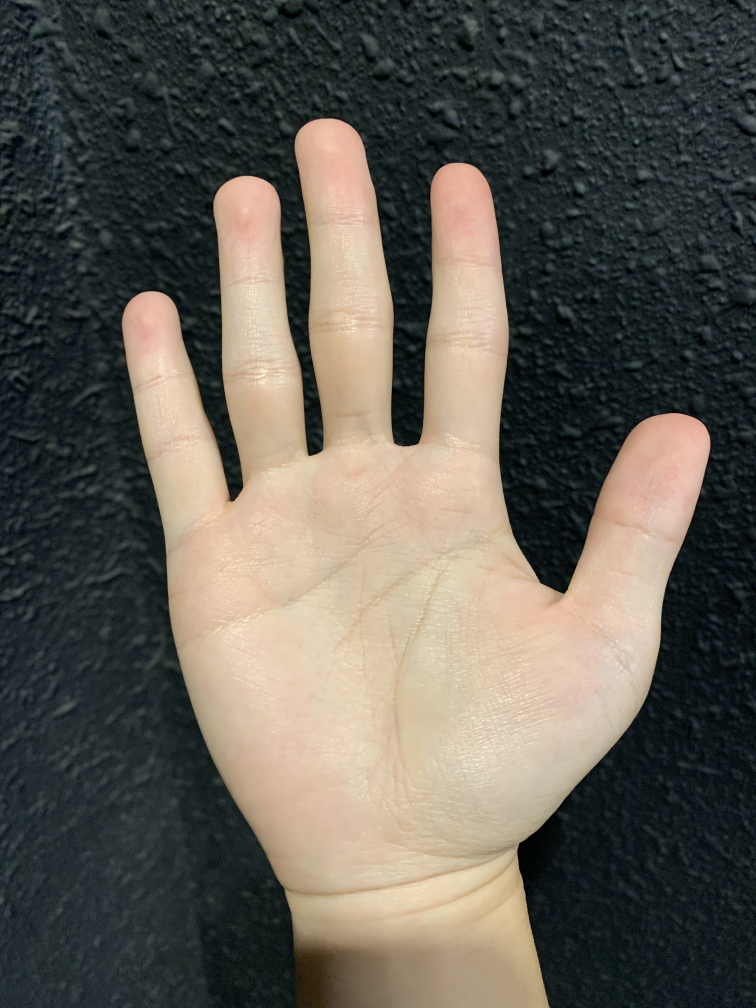
#> input picture palmlines/samples/IMG_0370.jpg, 3024 x 4032 px, given in place of hand-01.png, which was not available (shown at 1/4 size)
$ python gen_captcha.py ../../palmlines/samples/IMG_0370.jpg
#> lines starting #> are read from the running program, lines starting #| are printed output that depends on the picture; after the words box and inside, x2 and y2 are one past the last pixel; in counts of white or black regions, pixels touching at a corner belong together
"""예술 캡차용 이미지 30장 생성: "이 중 손이 아닌 것을 고르시오".

    uv run python tools/gen_captcha.py                 # 30장 모두 (web/public/captcha/hand-01.png … other-15.png + manifest.json + _sheet.jpg)
    uv run python tools/gen_captcha.py hand-04 other-11 # 특정 장만 다시 뽑기
    CAPTCHA_MODEL=bytedance-seed/seedream-5-0-flash CAPTCHA_OUT=web/public/captcha-seedream uv run python tools/gen_captcha.py   # 다른 모델로 비교

OpenRouter 이미지 엔드포인트(/api/v1/images/generations). 기본 모델 openai/gpt-image-2.6-sunburst (한 장 약 0.025달러).
키는 저장소 최상위 .env 의 OPENROUTER_API_KEY. 모든 장에 같은 접두 문장(검은 배경, 정면 스튜디오 조명, 사진 질감, 정사각형)을 붙여 톤을 맞춘다.

구성:
  hand-01 ~ hand-15   정상적인 손. 나이·피부색·자세를 다양하게
  other-01 ~ other-15 손이 아닌 것 같은 이미지. 손이지만 손 같지 않은 것(핏줄·여섯 손가락·X선·마네킹·로봇)부터
                      손이 아니지만 손 같은 것(나뭇가지·불가사리·그림자·장갑·뿌리·산호·잎)까지 수위를 섞는다
"""
import base64, json, os, sys, time, urllib.request
from concurrent.futures import ThreadPoolExecutor
from pathlib import Path

ROOT = Path(__file__).resolve().parents[1]
OUT = ROOT / (os.environ.get("CAPTCHA_OUT") or "web/public/captcha")
MODEL = os.environ.get("CAPTCHA_MODEL") or "openai/gpt-image-2.6-sunburst"
STYLE = ("Photograph, square format, centered subject on a pure black background, single soft frontal studio light, "
         "neutral color grading, high detail, no text, no watermark. ")
HAND = [
    ("손바닥을 편 손", "An open adult human right hand, palm facing the camera, fingers relaxed and slightly spread, wrist at the bottom edge."),
    ("주먹", "A clenched adult human fist seen from the front, knuckles toward the camera, wrist at the bottom edge."),
    ("노인의 손", "An elderly person's open hand, palm facing the camera, deep wrinkles, prominent veins and age spots, wrist at the bottom edge."),
    ("손등", "The back of an adult human hand, fingers together and slightly curved, knuckles and tendons visible, wrist at the bottom edge."),
    ("아이의 손", "A young child's small open hand, palm facing the camera, soft chubby fingers, wrist at the bottom edge."),
    ("어두운 피부의 손", "An open hand with dark brown skin, palm facing the camera, fingers gently spread, wrist at the bottom edge."),
    ("손가락 하나", "An adult human hand pointing upward with the index finger, other fingers folded, seen from the front."),
    ("브이", "An adult human hand making a V sign with index and middle finger, palm toward the camera."),
    ("오케이", "An adult human hand making an OK sign, thumb and index finger forming a circle, other fingers raised."),
    ("반쯤 쥔 손", "An adult human hand half closed, fingers loosely curled as if about to hold something, seen from the front."),
    ("젖은 손", "An open adult human hand, palm facing the camera, skin wet with water droplets, wrist at the bottom edge."),
    ("반지 낀 손", "An open adult human hand, palm facing the camera, a plain silver ring on the ring finger, wrist at the bottom edge."),
    ("손가락 벌린 손", "An open adult human hand with fingers spread as wide as possible, palm facing the camera, wrist at the bottom edge."),
    ("옆에서 본 손", "An open adult human hand seen from the side, thumb toward the camera, fingers extended, wrist at the bottom edge."),
    ("두 손을 모은 모양", "Two adult human hands pressed together palm to palm in a prayer gesture, fingers pointing up, seen from the front."),
]
OTHER = [
    ("핏줄이 덮은 손", "An open human hand, palm facing the camera, but the skin is almost entirely covered by a dense web of dark red veins and thin root-like vessels branching out from the palm lines across the fingers, slightly translucent skin, unsettling medical look."),
    ("손가락 여섯 개", "An open human hand, palm facing the camera, that has exactly six fingers: five fingers plus one extra finger between the ring finger and the little finger, all realistic skin, otherwise ordinary."),
    ("X선 손", "A medical X-ray radiograph of a human hand, palm flat, bones glowing white against black, soft grey outline of flesh visible."),
    ("마네킹 손", "A glossy white plastic mannequin hand, open, palm facing the camera, visible seam lines at the joints, wrist at the bottom edge."),
    ("로봇 손", "A robotic humanoid hand made of brushed metal and black joints, open, palm facing the camera, wrist at the bottom edge."),
    ("유리 손", "A sculpture of an open hand made of clear glass, palm facing the camera, light refracting through it, wrist at the bottom edge."),
    ("석고상 손", "An open hand carved in white marble, a fragment of a classical statue, palm facing the camera, slightly chipped, standing on a cut wrist."),
    ("손가락이 너무 긴 손", "An open human hand, palm facing the camera, with fingers that are unnaturally long, each finger twice the normal length, realistic skin, wrist at the bottom edge."),
    ("다섯 갈래 나뭇가지", "A dry bare tree branch that splits into five finger-like twigs so that it resembles an open hand, bark texture, held upright."),
    ("불가사리", "A single beige starfish standing upright on the tips of its five arms so that its silhouette resembles a spread hand, seen from the front."),
    ("손 그림자", "Only the shadow of an open hand cast on a very dark charcoal wall lit by one dim spotlight, the shadow a deeper black, the hand itself outside the frame and not visible, the wall fading into pure black at the edges so the frame matches a black background."),
    ("빈 장갑", "An empty beige latex glove standing upright and inflated as if a hand were inside, fingers spread, but clearly hollow, wrist at the bottom edge."),
    ("인삼 뿌리", "A ginseng root with five thick forked rootlets spread like fingers so that it resembles a hand, pale tan color, held upright."),
    ("산호", "A piece of pale pink finger coral with five thick branches rising from a base so that it resembles an open hand, seen from the front."),
    ("손 모양 잎", "A single large green horse chestnut leaf with five leaflets spread like fingers, stem at the bottom edge, resembling an open hand."),
]
ITEMS = [(f"hand-{i + 1:02d}", "hand", l, p) for i, (l, p) in enumerate(HAND)] + [(f"other-{i + 1:02d}", "other", l, p) for i, (l, p) in enumerate(OTHER)]


def generate(prompt: str):
    key = next(l.split("=", 1)[1].strip().strip('"') for l in (ROOT.parent / ".env").read_text().splitlines() if l.startswith("OPENROUTER_API_KEY"))
    body = {"model": MODEL, "prompt": STYLE + prompt, "n": 1, "size": "1024x1024"}
    req = urllib.request.Request("https://openrouter.ai/api/v1/images/generations", data=json.dumps(body).encode(),
                                 headers={"Authorization": f"Bearer {key}", "Content-Type": "application/json"})
    r = json.load(urllib.request.urlopen(req, timeout=300))
    return base64.b64decode(r["data"][0]["b64_json"]), r.get("usage", {}).get("cost")


def sheet():
    """모아보기 (_sheet.jpg): 손 15장 위, 손이 아닌 것 15장 아래, 한 줄 5장."""
    try:
        import cv2, numpy as np
    except ImportError:
        return
    tiles = []
    for name, *_ in ITEMS:
        im = cv2.imread(str(OUT / f"{name}.png"))
#> im is the input picture: shape (4032, 3024, 3); mean B, G, R 83.8, 92.6, 96.2
        if im is None:
            im = np.zeros((1024, 1024, 3), np.uint8)
        im = cv2.resize(im, (320, 320))
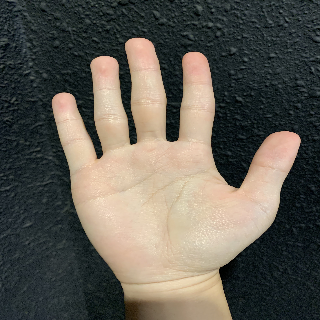
#> im: shape (320, 320, 3); mean B, G, R 83.7, 92.5, 96.1
        cv2.putText(im, name, (8, 28), cv2.FONT_HERSHEY_SIMPLEX, 0.8, (0, 255, 255), 2)
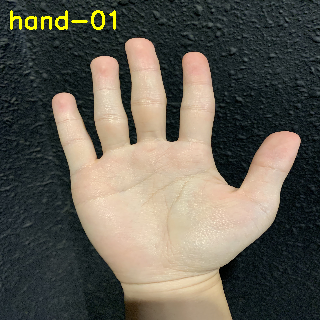
#> im: shape (320, 320, 3); 0.67% of pixels changed, all inside (x1, y1, x2, y2) = (10, 10, 116, 30)
        tiles.append(im)
#> pass 2 of the loop in sheet, `for name, *_ in ITEMS:`:
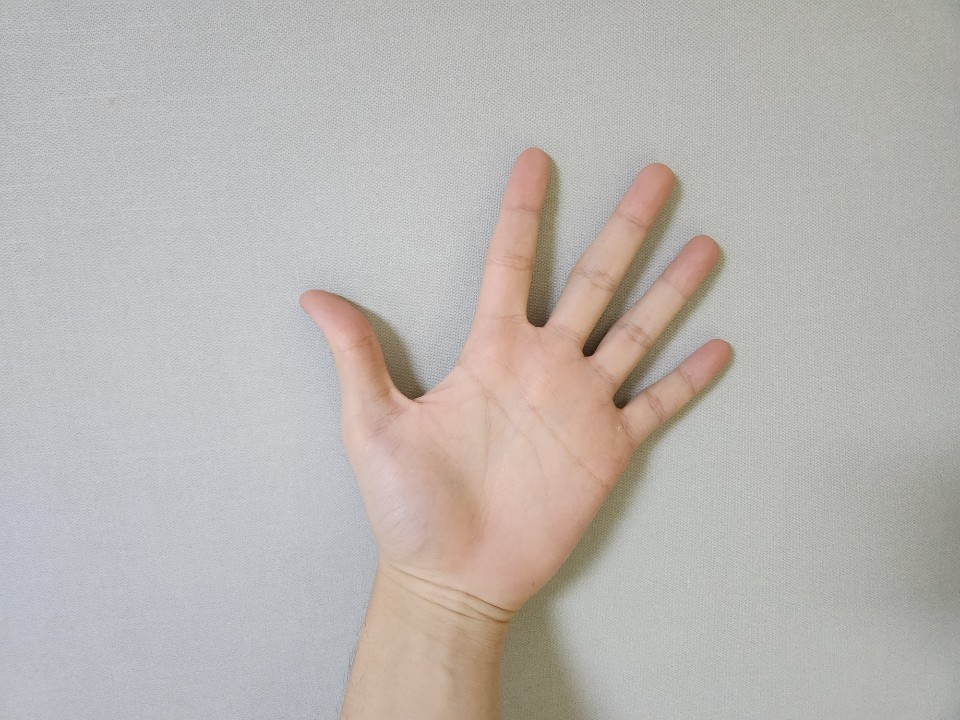
#> input picture palmlines/samples/hand1.jpg, 960 x 720 px, given in place of hand-02.png, which was not available
#> in sheet, im is the input picture: shape (720, 960, 3); mean B, G, R 177.4, 181.1, 185.8
#> in sheet, `im = cv2.resize(im, (320, 320))`:
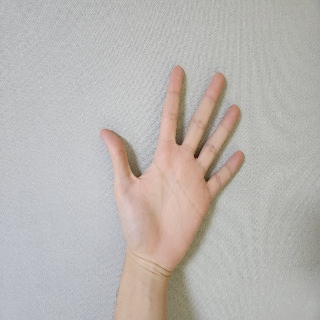
#> im: shape (320, 320, 3); mean B, G, R 177.3, 181.1, 185.7
#> in sheet, `cv2.putText(im, name, (8, 28), cv2.FONT_HERSHEY_SIMPLEX, 0.8, (0, 255,..`:
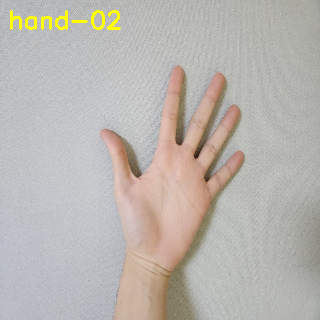
#> im: shape (320, 320, 3); 0.74% of pixels changed, all inside (x1, y1, x2, y2) = (10, 10, 121, 30)
    rows = [np.hstack(tiles[i:i + 5]) for i in range(0, len(tiles), 5)]
    cv2.imwrite(str(OUT / "_sheet.jpg"), np.vstack(rows), [cv2.IMWRITE_JPEG_QUALITY, 85])
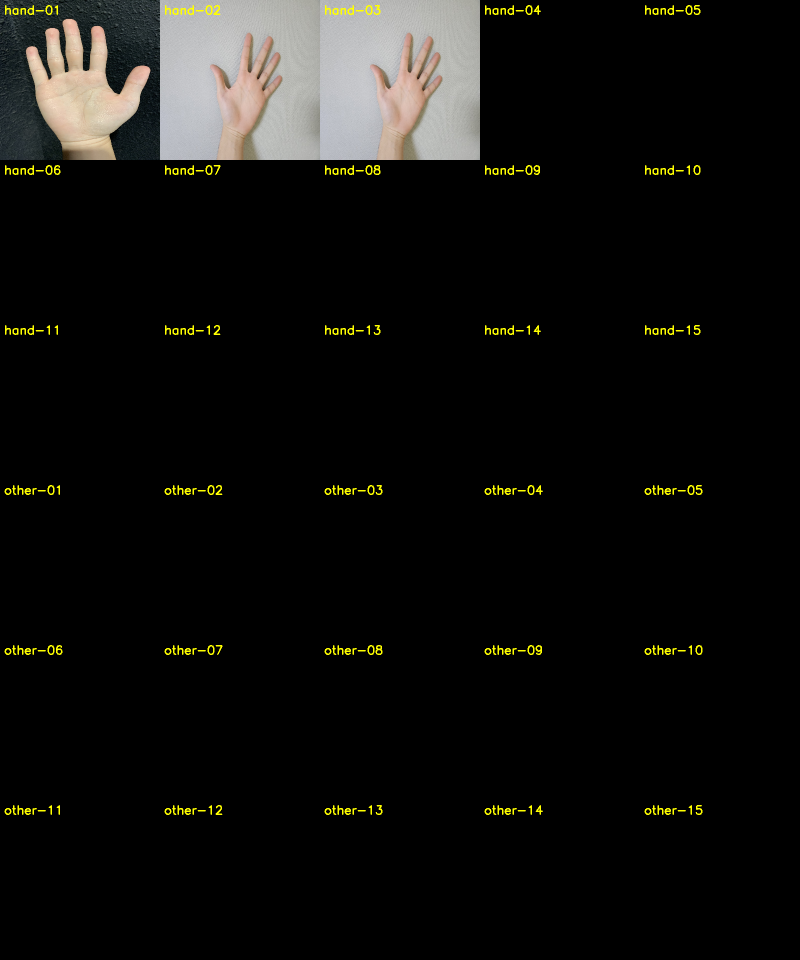
#> saved as _sheet.jpg: shape (1920, 1600, 3) (shown at 1/2 size); mean B, G, R 14.5, 16.9, 17.3


def main(only: list[str]):
    OUT.mkdir(parents=True, exist_ok=True)
    todo = [it for it in ITEMS if not only or it[0] in only]
    total = [0.0]

    def run(it):
        name, group, label, prompt = it
        t0 = time.time()
        for attempt in range(2):
            try:
                png, cost = generate(prompt)
                (OUT / f"{name}.png").write_bytes(png)
                total[0] += float(cost or 0)
                print(f"{name} {label}: 저장 ({time.time() - t0:.0f}s, ${cost})")
                return name, None
            except Exception as e:
                err = e
                time.sleep(3)
        print(f"{name} {label}: 실패 {err}")
        return name, str(err)

    with ThreadPoolExecutor(max_workers=6) as ex:
        results = list(ex.map(run, todo))
    manifest = {"model": MODEL, "question": "이 중 손이 아닌 것을 모두 고르시오",
                "items": [{"file": f"{n}.png", "group": g, "label": l, "prompt": p} for n, g, l, p in ITEMS]}
    (OUT / "manifest.json").write_text(json.dumps(manifest, ensure_ascii=False, indent=1))
    sheet()
    print(f"합계 ${total[0]:.3f}")
    failed = [n for n, e in results if e]
    if failed:
        print("실패:", failed); sys.exit(1)


if __name__ == "__main__":
    main(sys.argv[1:])
